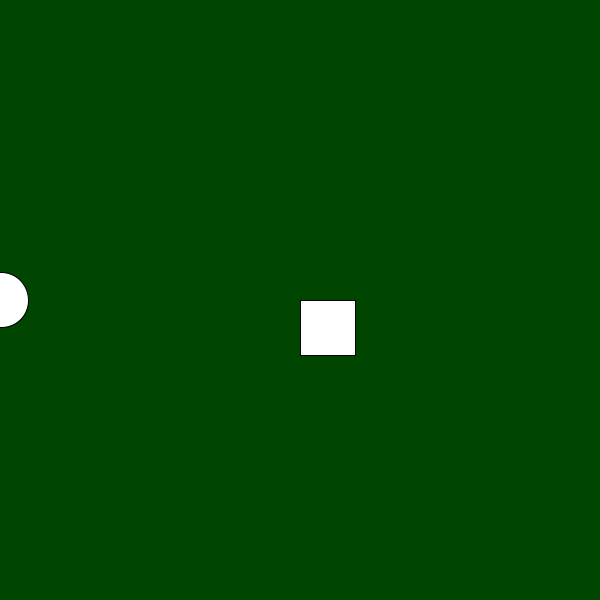
Frame 1 (no input)
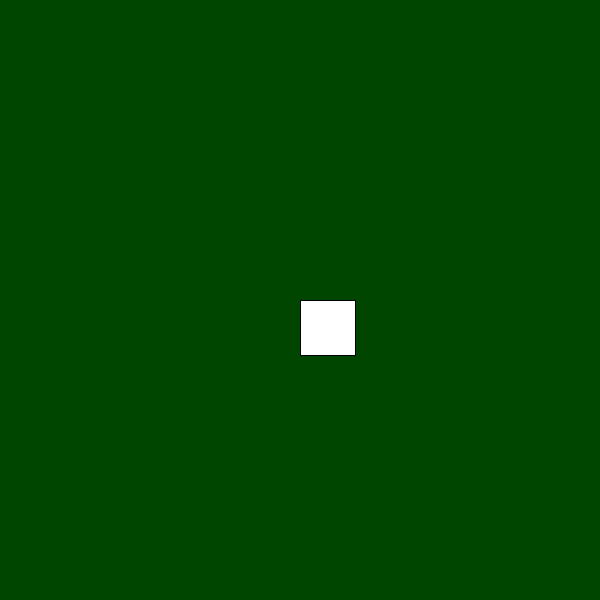
Frame 60 (the mouse pressed at the canvas centre just before this capture)
Frame 120 (the mouse held since frame 60 and released just before this capture): identical to frame 60, image omitted

The Processing sketch that drew these frames (run headless with seeded random() and noise(); from frame 60 on, the mouse is pressed at the canvas centre):

// Processing sketch: sketch_200319a
// ── sketch_200319a.pde
int speed = 0;
int accel = 0;

void setup() {
  size(600,600);
  background(0,69,0);
  frameRate(30);
  
  
  circle(width/2 + 10, height/2 + 10, 55);
}

void draw(){
  background(0,69,0);
  speed++;
  accel += speed;
  rect(width/2 , height/2, 55, 55);
  circle(accel, height/2, 55);
  
  /*
  if (speed >width) {
    accel=0;
  }
  */
  
}
